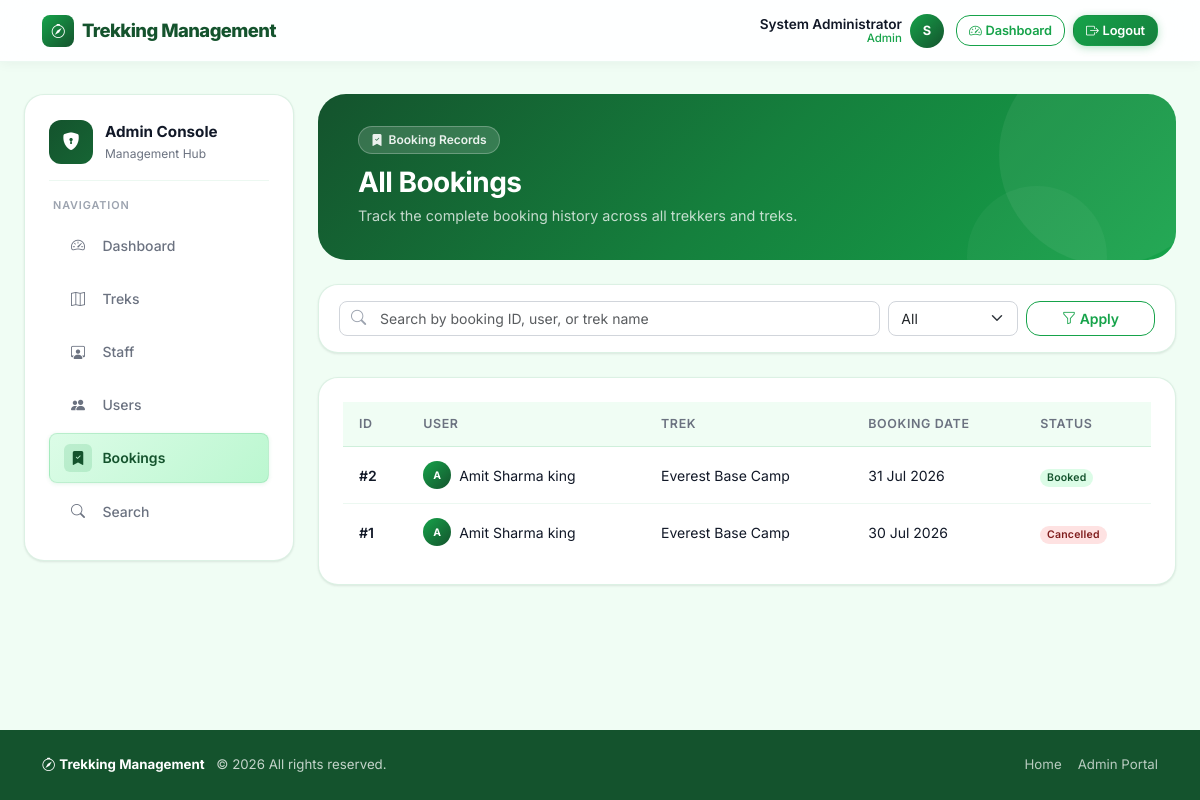
The page /admin/bookings (signed in) on the database as committed earlier.
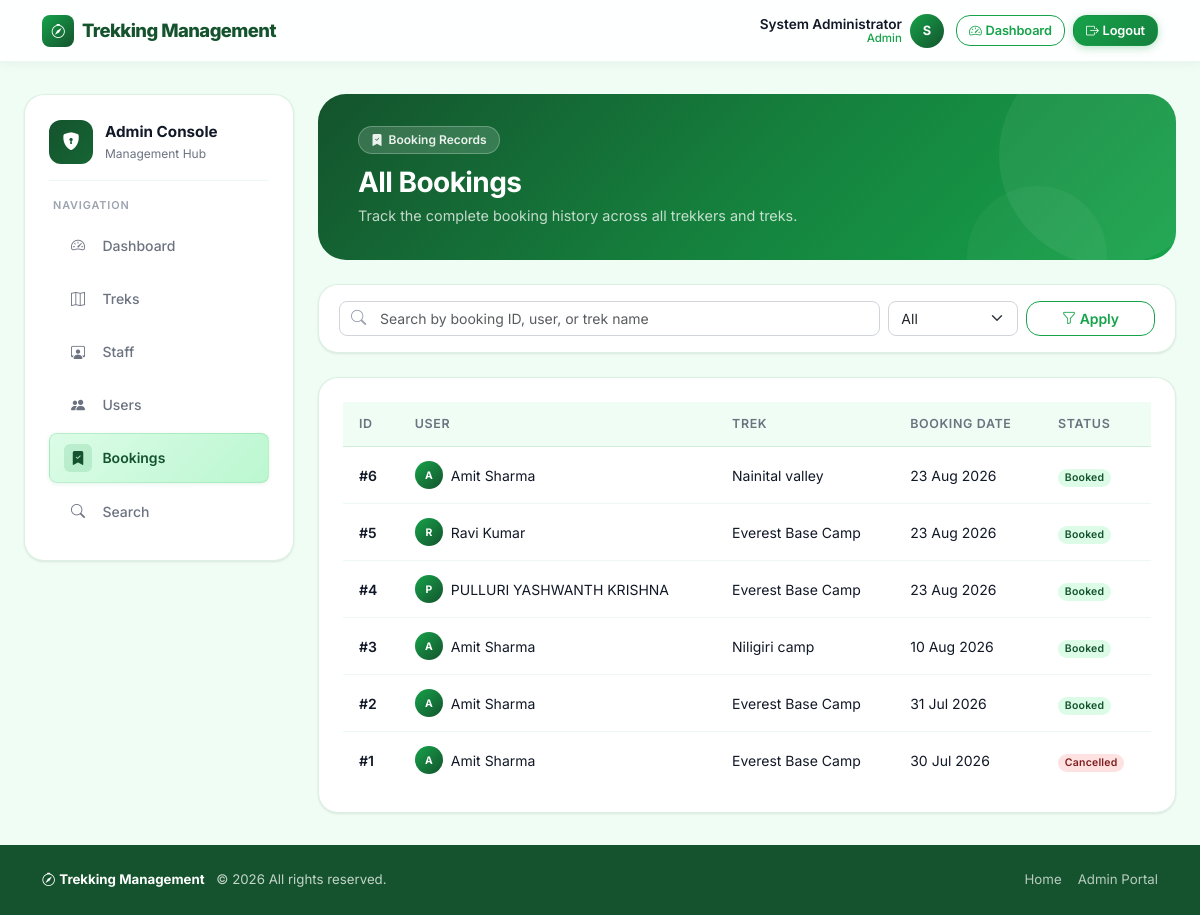
The same page on the database as committed later.
### trekking_app/models.py (models this page shows, shortened)
class Booking(db.Model):
    __tablename__ = "bookings"
    __table_args__ = (
        UniqueConstraint("user_id", "trek_id", name="uq_booking_user_trek"),
    )
    id = db.Column(db.Integer, primary_key=True)
    user_id = db.Column(db.Integer, db.ForeignKey("users.id"), nullable=False)
    trek_id = db.Column(db.Integer, db.ForeignKey("treks.id"), nullable=False)
    booking_date = db.Column(db.Date, nullable=False, default=date.today)
    status = db.Column(db.String(20), nullable=False, default="booked")
    created_at = db.Column(db.DateTime, nullable=False, default=datetime.utcnow)
    updated_at = db.Column(
        db.DateTime,
        nullable=False,
        default=datetime.utcnow,
        onupdate=datetime.utcnow,
    )
    user = db.relationship("User", back_populates="bookings", lazy="joined")
    trek = db.relationship("Trek", back_populates="bookings", lazy="joined")

class User(UserMixin, db.Model):
    __tablename__ = "users"
    id = db.Column(db.Integer, primary_key=True)
    full_name = db.Column(db.String(120), nullable=False)
    email = db.Column(db.String(255), unique=True, nullable=False, index=True)
    phone = db.Column(db.String(20), nullable=False)
    password_hash = db.Column(db.String(255), nullable=False)
    role = db.Column(db.String(20), nullable=False, default="user")
    approval_status = db.Column(db.String(20), nullable=False, default="approved")
    is_account_active = db.Column(db.Boolean, nullable=False, default=True)
    is_blacklisted = db.Column(db.Boolean, nullable=False, default=False)
    created_at = db.Column(db.DateTime, nullable=False, default=datetime.utcnow)
    updated_at = db.Column(
        db.DateTime,
        nullable=False,
        default=datetime.utcnow,
        onupdate=datetime.utcnow,
    )
    assigned_treks = db.relationship(
        "Trek",
        back_populates="assigned_staff",
        foreign_keys="Trek.assigned_staff_id",
        lazy="selectin",
    )
    bookings = db.relationship("Booking", back_populates="user", lazy="selectin")
    @property
    def is_staff_member(self):
        return self.role == "staff"

class Trek(db.Model):
    __tablename__ = "treks"
    id = db.Column(db.Integer, primary_key=True)
    name = db.Column(db.String(150), nullable=False)
    location = db.Column(db.String(150), nullable=False)
    difficulty = db.Column(db.String(20), nullable=False)
    duration_days = db.Column(db.Integer, nullable=False)
    total_slots = db.Column(db.Integer, nullable=False)
    status = db.Column(db.String(20), nullable=False, default="closed")
    start_date = db.Column(db.Date, nullable=False)
    end_date = db.Column(db.Date, nullable=False)
    description = db.Column(db.Text, nullable=True)
    assigned_staff_id = db.Column(db.Integer, db.ForeignKey("users.id"), nullable=True)
    is_archived = db.Column(db.Boolean, nullable=False, default=False)
    created_at = db.Column(db.DateTime, nullable=False, default=datetime.utcnow)
    updated_at = db.Column(
        db.DateTime,
        nullable=False,
        default=datetime.utcnow,
        onupdate=datetime.utcnow,
    )
    assigned_staff = db.relationship(
        "User",
        back_populates="assigned_treks",
        foreign_keys=[assigned_staff_id],
        lazy="joined",
    )
    bookings = db.relationship("Booking", back_populates="trek", lazy="selectin")

### trekking_app/admin/routes.py (the view, shortened to what this page needs)
@admin_bp.route("/bookings")
@role_required("admin")
def bookings_list():
    search_term = request.args.get("q", "").strip()
    status_filter = request.args.get("status", "all")
    query = Booking.query.join(User, Booking.user_id == User.id).join(Trek, Booking.trek_id == Trek.id)
    if status_filter != "all":
        query = query.filter(Booking.status == status_filter)
    bookings = query.order_by(Booking.created_at.desc()).all()
    return render_template(
        "admin/bookings.html",
        current_section="bookings",
        bookings=bookings,
        search_term=search_term,
        status_filter=status_filter,
    )

### trekking_app/auth/forms.py
class LogoutForm(FlaskForm):
    submit = SubmitField("Logout")

### trekking_app/__init__.py (called while the page is built)
def register_context_processors(app):
    @app.context_processor
    def inject_layout_helpers():
        from trekking_app.auth.forms import LogoutForm
        def trek_status_badge(status):
            mapping = {
                "open": "text-bg-success",
                "started": "text-bg-warning",
                "completed": "text-bg-secondary",
                "closed": "text-bg-light border",
                "archived": "text-bg-danger",
            }
            return mapping.get(status, "text-bg-light border")
        return {
            "logout_form": LogoutForm(),
            "get_dashboard_endpoint": get_dashboard_endpoint,
            "current_year": datetime.utcnow().year,
            "trek_status_badge": trek_status_badge,
        }

@login_manager.user_loader
def load_user(user_id):
    return db.session.get(User, int(user_id))

### trekking_app/templates/admin/bookings.html (shortened to what this page needs)
{% extends "admin/layout.html" %}
{% block admin_content %}
<div class="page-header mb-4">
  <div style="position:relative;z-index:1;">
    <div class="page-header-tag"><i class="bi bi-bookmark-check-fill"></i> Booking Records</div>
    <h2 class="h3 fw-bold mb-1">All Bookings</h2>
    <p class="page-header-subtitle mb-0">Track the complete booking history across all trekkers and treks.</p>
  </div>
</div>
<div class="search-bar mb-4">
  <form method="get" class="row g-2">
    <div class="col-md-8">
      <div class="input-group-icon">
        <input class="form-control" style="padding-left:2.5rem;" type="text" name="q" value="{{ search_term }}" placeholder="Search by booking ID, user, or trek name">
      </div>
    </div>
    <div class="col-md-2">
      <select class="form-select" name="status">
        <option value="all"       {% if status_filter == 'all' %}selected{% endif %}>All</option>
      </select>
    </div>
    <div class="col-md-2">
      <button class="btn btn-outline-success w-100" type="submit"><i class="bi bi-funnel me-1"></i>Apply</button>
    </div>
  </form>
</div>
{% if bookings %}
  <div class="dashboard-card p-4">
    <div class="table-responsive">
      <table class="table mb-0">
        <thead>
          <tr><th>ID</th><th>User</th><th>Trek</th><th>Booking Date</th><th>Status</th></tr>
        </thead>
        <tbody>
          {% for b in bookings %}
          <tr>
            <td class="fw-semibold">#{{ b.id }}</td>
            <td>
              <div class="d-flex align-items-center gap-2">
                <div style="width:28px;height:28px;background:linear-gradient(135deg,var(--clr-primary),var(--clr-primary-darker));border-radius:50%;display:flex;align-items:center;justify-content:center;color:#fff;font-weight:700;font-size:0.65rem;flex-shrink:0;">
                  {{ b.user.full_name[0].upper() }}
                </div>
                {{ b.user.full_name }}
              </div>
            </td>
            <td>{{ b.trek.name }}</td>
            <td>{{ b.booking_date.strftime('%d %b %Y') }}</td>
            <td><span class="badge status-{{ b.status }} rounded-pill">{{ b.status|title }}</span></td>
          </tr>
          {% endfor %}
        </tbody>
      </table>
    </div>
  </div>
{% else %}
  <div class="empty-state">
    <div class="empty-state-icon"><i class="bi bi-bookmark"></i></div>
    <h5 class="fw-bold mb-2">No bookings found</h5>
    <p class="text-secondary small mb-0">Booking records will appear here after trekkers start reserving treks.</p>
  </div>
{% endif %}
{% endblock %}

Rows that differ between the two databases and show on the page:
added Booking: id "6", user "A", user.full_name "Amit Sharma", trek.name "Nainital valley", booking_date "23 Aug 2026", status "Booked"
added Booking: id "5", user "R", user.full_name "Ravi Kumar", trek.name "Everest Base Camp", booking_date "23 Aug 2026", status "Booked"
added Booking: id "4", user "P", user.full_name "PULLURI YASHWANTH KRISHNA", trek.name "Everest Base Camp", booking_date "23 Aug 2026", status "Booked"
added Booking: id "3", user "A", user.full_name "Amit Sharma", trek.name "Niligiri camp", booking_date "10 Aug 2026", status "Booked"
changed through a linked row, Booking "31 Jul 2026": user.full_name "Amit Sharma king" → "Amit Sharma"
changed through a linked row, Booking "30 Jul 2026": user.full_name "Amit Sharma king" → "Amit Sharma"
